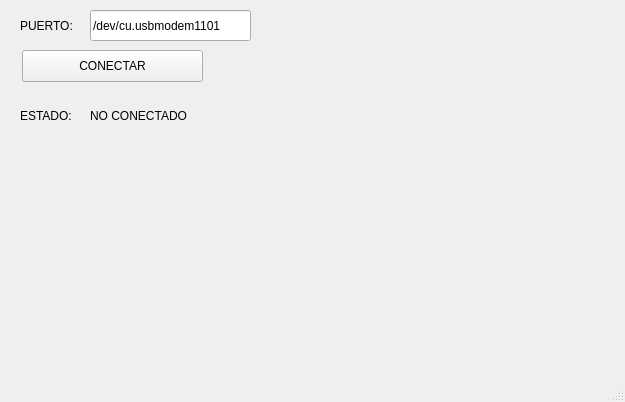
<?xml version="1.0" encoding="UTF-8"?>
<ui version="4.0">
 <class>MainWindow</class>
 <widget class="QMainWindow" name="MainWindow">
  <property name="geometry">
   <rect>
    <x>0</x>
    <y>0</y>
    <width>625</width>
    <height>402</height>
   </rect>
  </property>
  <property name="windowTitle">
   <string>MainWindow</string>
  </property>
  <widget class="QWidget" name="centralwidget">
   <widget class="QPushButton" name="btn_accion">
    <property name="geometry">
     <rect>
      <x>22</x>
      <y>50</y>
      <width>181</width>
      <height>32</height>
     </rect>
    </property>
    <property name="text">
     <string>CONECTAR</string>
    </property>
   </widget>
   <widget class="QLineEdit" name="txt_puerto">
    <property name="geometry">
     <rect>
      <x>90</x>
      <y>10</y>
      <width>161</width>
      <height>31</height>
     </rect>
    </property>
    <property name="text">
     <string>/dev/cu.usbmodem1101</string>
    </property>
   </widget>
   <widget class="QLabel" name="label">
    <property name="geometry">
     <rect>
      <x>20</x>
      <y>10</y>
      <width>61</width>
      <height>31</height>
     </rect>
    </property>
    <property name="text">
     <string>PUERTO:</string>
    </property>
   </widget>
   <widget class="QLabel" name="label_2">
    <property name="geometry">
     <rect>
      <x>20</x>
      <y>100</y>
      <width>61</width>
      <height>31</height>
     </rect>
    </property>
    <property name="text">
     <string>ESTADO:</string>
    </property>
   </widget>
   <widget class="QLabel" name="txt_estado">
    <property name="geometry">
     <rect>
      <x>90</x>
      <y>100</y>
      <width>151</width>
      <height>31</height>
     </rect>
    </property>
    <property name="text">
     <string>NO CONECTADO</string>
    </property>
   </widget>
  </widget>
  <widget class="QMenuBar" name="menubar">
   <property name="geometry">
    <rect>
     <x>0</x>
     <y>0</y>
     <width>625</width>
     <height>24</height>
    </rect>
   </property>
  </widget>
  <widget class="QStatusBar" name="statusbar"/>
 </widget>
 <resources/>
 <connections/>
</ui>
